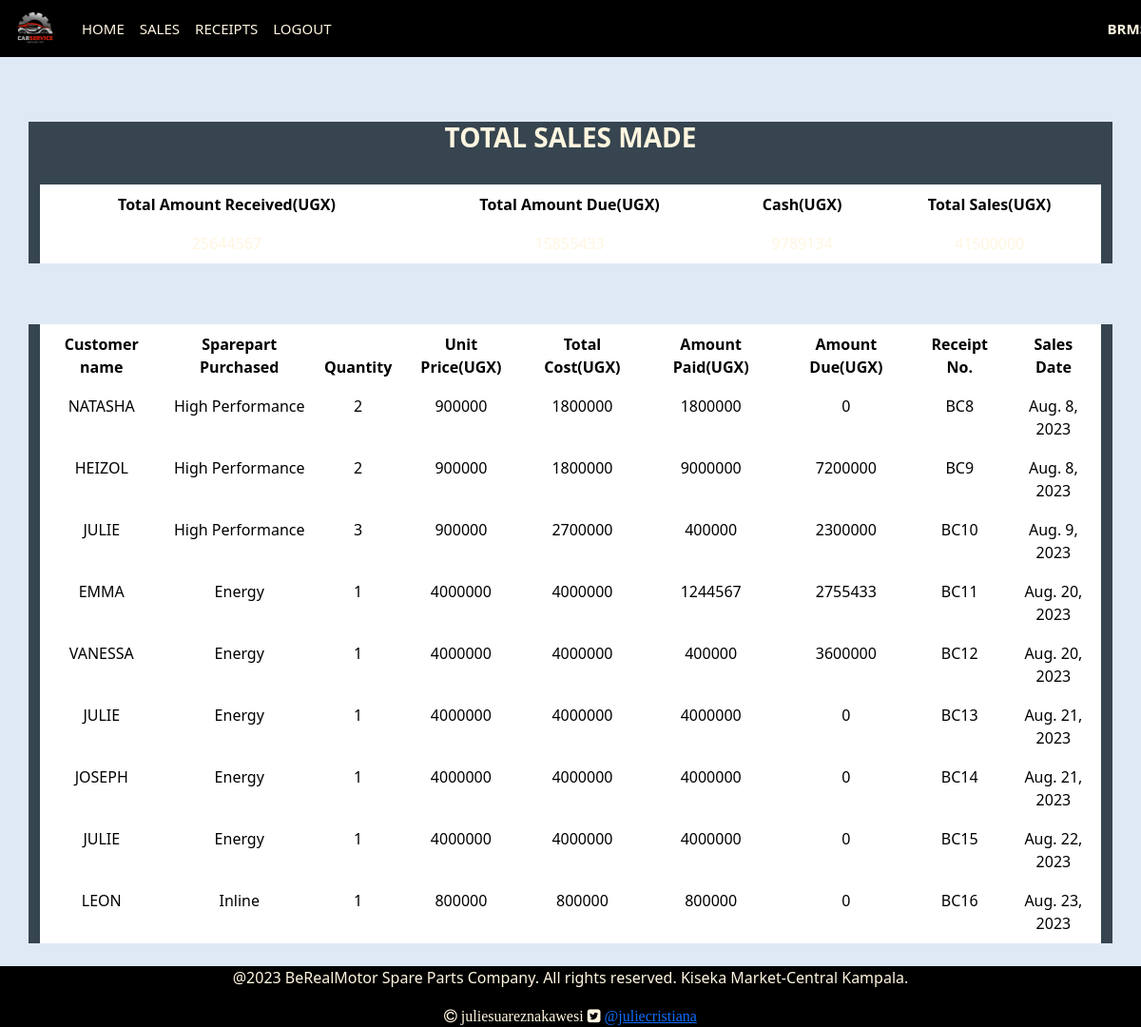
/all_sales/ (signed in), run on an earlier commit of the app's database.
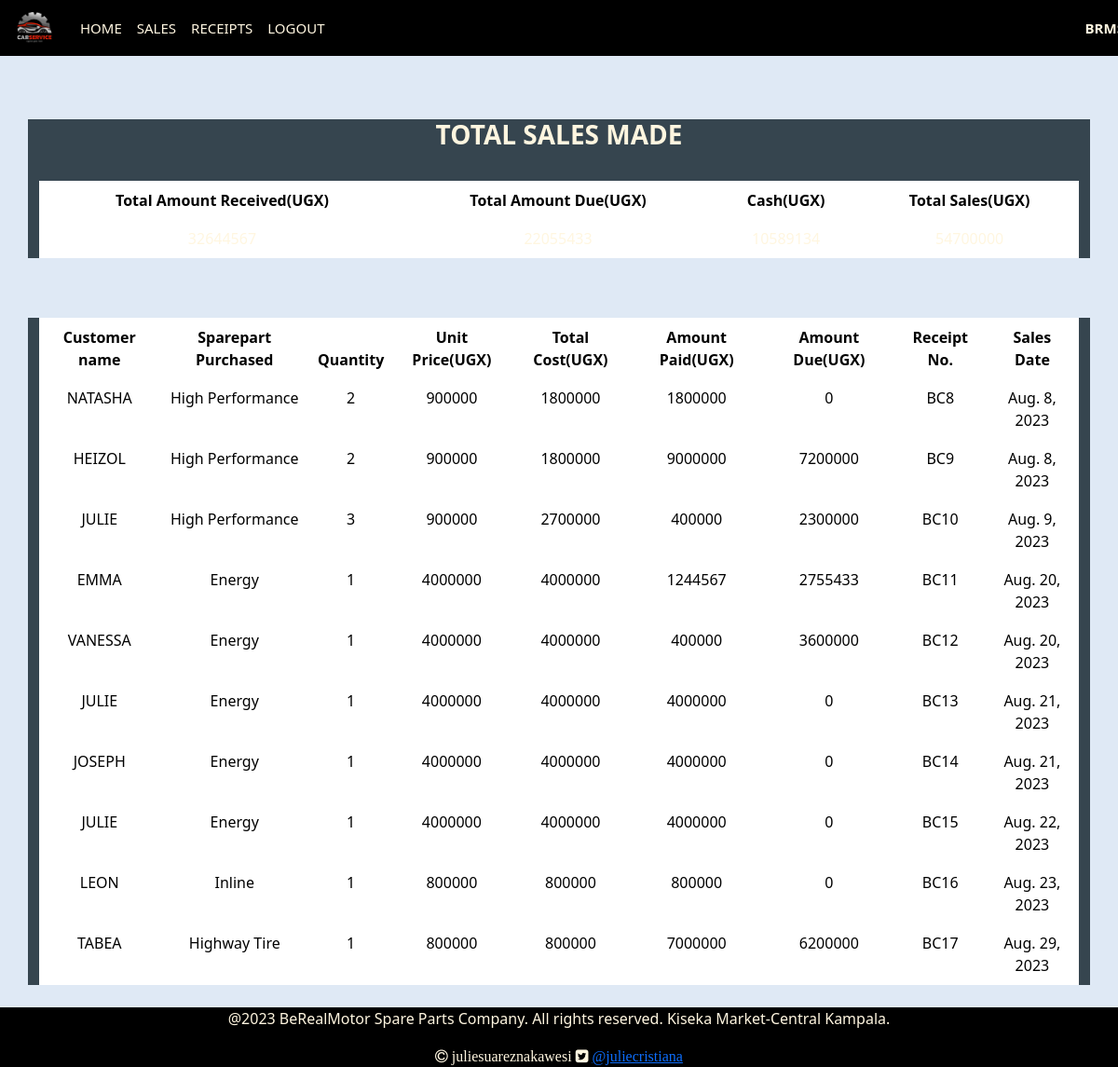
And on a later commit of the database.
### StockApp/models.py (models this page shows, shortened)
class Sale(models.Model):
    part = models.ForeignKey(SparePart,on_delete=models.CASCADE,null=False,blank=False)
    quantity = models.IntegerField(default=0,null=False,blank=False)
    amount_received = models.IntegerField(default=0,null=False,blank=False)
    customer_name = models.CharField(max_length=100,null=False,blank=False)
    unit_price = models.IntegerField(default=0,null=False,blank=False)
    branch_name = models.CharField(max_length=50,null=False,blank=False)
    phone_number = models.CharField(max_length=50,null=False,blank=False)
    part_name = models.CharField(max_length=50,null=False,blank=False)
    date = models.DateField(default=timezone.now)
    def get_total(self):
        total = self.quantity * self.part.unit_price
        return int(total)
    def amount_due(self):
        amount_due = self.get_total() - self.amount_received
        return abs(int(amount_due))

class SparePart(models.Model):
    Category_name = models.ForeignKey(Category,on_delete=models.CASCADE,null=False,blank=False)
    date_of_arrival = models.DateField(default=timezone.now)
    part_name = models.CharField(max_length=50,null=False,blank=False)
    country_of_origin = models.CharField(max_length=50,null=False,blank=False)
    total_quantity = models.IntegerField(default=0,null=False,blank=False,validators=[MinValueValidator(1)])
    issued_quantity = models.IntegerField(default=0,null=False,blank=False)
    received_quantity = models.IntegerField(default=0,null=False,blank=False)
    unit_price = models.IntegerField(default=0,null=False,blank=False)
    branch_name = models.CharField(max_length=50,null=False,blank=False)
    def __str__(self):
        return self.part_name

### StockApp/views.py (the view)
# urls.py: path('all_sales/', views.all_sales, name='all_sales'),
@login_required
def all_sales(request):
    sales = Sale.objects.all()
    total = sum(items.amount_received for items in sales)
    amount_due = sum(items.amount_due() for items in sales)
    cash_at_hand = total-amount_due
    total_sales = total + amount_due
    return render(request,'ProjectWork/all_sales.html',{'sales':sales,'total':total,'amount_due': amount_due,'cash_at_hand':cash_at_hand,'total_sales':total_sales})

### templates/ProjectWork/all_sales.html (shortened to what this page needs)
{% extends 'ProjectWork/base.html'%} {% block content%}
<br></br>
<div class="card-body" >
  <p>
    <div class = "container" style="background-color: #36454F;">
      <h3 class = "text-center" style="color:  #FFF6E0; font-weight: bolder;">TOTAL SALES MADE</h3><br>
        <table class="table">
          <thead class="thead-dark" style="background-color: #FFF6E0 ;">
            <tr>
              <th scope="col" style="font-weight: bolder;">Total Amount Received(UGX)</th>
              <th scope="col" style="font-weight: bolder;">Total Amount Due(UGX)</th>
              <th scope="col" style="font-weight: bolder;">Cash(UGX)</th>
              <th scope="col" style="font-weight: bolder;">Total Sales(UGX)</th>
            </tr>
          </thead>
          <tbody>
            <tr>
              <td style="color:#FFF6E0;">{{total}}</td>
              <td style="color:#FFF6E0;">{{amount_due}}</td>
              <td style="color:#FFF6E0;">{{cash_at_hand}}</td>
              <td style="color:#FFF6E0;">{{total_sales}}</td>
            </tr>
          </tbody>
        </table>
      </div>
  </p>
</div>
<br></br>
<div class="card-body">
<div class = "container" style="background-color: #36454F;">
  <table class="table">
    <thead class="thead-dark" style="background-color: #FFF6E0 ;">
      <tr>
        <th scope="col" style="font-weight: bolder;">Customer name</th>
        <th scope="col">Sparepart Purchased</th>
        <th scope="col">Quantity</th>
        <th scope="col">Unit Price(UGX)</th>
        <th scope="col">Total Cost(UGX)</th>
        <th scope="col">Amount Paid(UGX)</th>
        <th scope="col">Amount Due(UGX)</th>
        <th scope="col">Receipt No.</th>
        <th scope="col">Sales Date</th>
      </tr>
    </thead>
    {% for sale in sales %}
    <tbody style="color:  #FFF6E0;">
      <tr>
        <td>{{sale.customer_name | title|upper}}</td>
        <td>{{sale.part | title}}</td>
        <td>{{sale.quantity}}</td>
        <td>{{sale.unit_price}}</td>
        <td>{{sale.get_total}}</td>
        <td>{{sale.amount_received}}</td>
        <td>{{sale.amount_due}}</td>
        <td>BC{{sale.id}}</td>
        <td>{{sale.date}}</td>
      </tr>
    </tbody>
    {% endfor %}
  </table>
</div>
</div>
<br></br>
{% endblock%}

### templates/ProjectWork/base.html (shortened to what this page needs)
{% load static %}
<!DOCTYPE html>
<html lang="en">
<head>
    <link rel="stylesheet" href="{% static 'css/main.css' %}">
    <link rel="stylesheet" href="https://cdnjs.cloudflare.com/ajax/libs/font-awesome/4.7.0/css/font-awesome.min.css">
    {% load bootstrap5 %}
    {% bootstrap_css %}
</head>
<body>
    <div class="nav" style="background-color: black;" >
        <nav class="navbar navbar-expand-lg bg-body-tertiary" id="navwidth">
            <div class="container-fluid" >
              <a class="navbar-brand" href="#">
                <div id="logo"><img src="{% static 'image/logo.jpg' %}" style="width: 50px;height: 50px;border-radius: 50px;"></div>
              </a>
              <div class="collapse navbar-collapse" id="navbarSupportedContent">
                <ul class="navbar-nav me-auto mb-2 mb-lg-0">
                {% if user.is_authenticated %}
                  <li class="nav-item">
                    <a  style="color: #FFF6E0;" class="nav-link active" aria-current="page" href="{% url 'home' %}">HOME</a>
                  </li>
                  <li class="nav-item">
                    <a  style="color: #FFF6E0;" class="nav-link " aria-current="page" href="{% url 'all_sales' %}">SALES</a>
                  </li>
                  <li class="nav-item">
                    <a  style="color: #FFF6E0;" class="nav-link " aria-current="page" href="{% url 'receipt' %}">RECEIPTS</a>
                  </li>
                  <li class="nav-item">
                    <a  style="color: #FFF6E0;" class="nav-link" aria-current="page" href="{% url 'logout' %}">LOGOUT</a>
                  </li>
                  <li class="nav-item">
                    <a class="nav-link" style="color: #FFF6E0; margin-left: 800px; font-weight: bolder;">BRMSPC</a>
                  </li>
                {% endif %}
              </ul>
            </div>
        </nav>
    </div>
    <br><br>
        {% block content %}
        {% endblock %}
    <br>
         <footer class="suarez-footer" style="background-color: black; text-align: center; color: #FFF6E0; width: 100%;">
            <p>@2023 BeRealMotor Spare Parts Company. All rights reserved.
              Kiseka Market-Central Kampala.
            </p>
            <i class="fa fa-copyright" style="color:#FFF6E0">
              juliesuareznakawesi
            </i>
            <i class="fa fa-twitter-square">
              <a href="https://twitter.com/home">@juliecristiana</a>
            </i>
        </footer>
</body>
</html>

### StockApp/static/css/main.css (style rules this page uses)
html,body { position: relative; overflow-x: hidden; width: 100% !important; height: 100vh; display: table; position: relative; background-position: center; background-attachment: scroll; -o-background-size: cover; -moz-background-size: cover; -webkit-background-size: cover; background-size: cover; background-repeat: no-repeat; }
.navbar { background-color: black; }
.navbar li a { font-size: 15px; }
.navbar-brand { font-size: 10px !important; }

### templates/ProjectWork/base.html (style rules this page uses)
html,body { background-color: #dfe9f5; margin-bottom: 0px; margin-top: 0px; }
.container-fluid { position: fixed; top: 0; background-color: black; width: 100%; overflow: hidden; display: block; z-index: 500; }
.suarez-footer { position: fixed; bottom: 0; width: 100%; }

### templates/ProjectWork/all_sales.html (style rules this page uses)
body,html { background-color: #dfe9f5; }
th,td { border: 1px solid white; text-align: center; }

What changed in the data, as far as the page shows it:
added Sale: customer_name "TABEA", part "Highway Tire", quantity "1", unit_price "800000", get_total "800000", amount_received "7000000", amount_due "6200000", id "17", date "Aug. 29, 2023"
